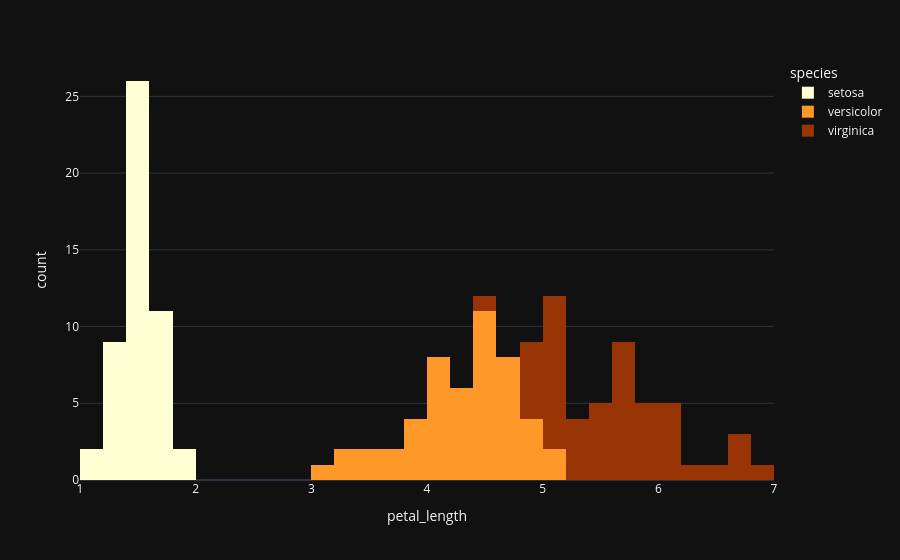

Source (notebook cell):
### Code cell
fig = px.histogram(data_frame=iris, x='petal_length',color='species',color_discrete_sequence=['#ffffd4 ','#fe9929 ','#993404 '], template='plotly_dark',nbins=30)
fig.show()

### Figure 1 — Plotly figure (JSON) as saved in the notebook; plotly's stock layout.template omitted (floating-point values rounded to 4 significant figures)
{"data": [{"bingroup": "x", "hovertemplate": "species=setosa<br>petal_length=%{x}<br>count=%{y}<extra></extra>", "legendgroup": "setosa", "marker": {"color": "#ffffd4 ", "pattern": {"shape": ""}}, "name": "setosa", "nbinsx": 30, "orientation": "v", "showlegend": true, "x": [1.4, 1.4, 1.3, 1.5, 1.4, 1.7, 1.4, 1.5, 1.4, 1.5, 1.5, 1.6, 1.4, 1.1, 1.2, 1.5, 1.3, 1.4, 1.7, 1.5, 1.7, 1.5, 1.0, 1.7, 1.9, 1.6, 1.6, 1.5, 1.4, 1.6, 1.6, 1.5, 1.5, 1.4, 1.5, 1.2, 1.3, 1.4, 1.3, 1.5, 1.3, 1.3, 1.3, 1.6, 1.9, 1.4, 1.6, 1.4, 1.5, 1.4], "xaxis": "x", "yaxis": "y", "type": "histogram"}, {"bingroup": "x", "hovertemplate": "species=versicolor<br>petal_length=%{x}<br>count=%{y}<extra></extra>", "legendgroup": "versicolor", "marker": {"color": "#fe9929 ", "pattern": {"shape": ""}}, "name": "versicolor", "nbinsx": 30, "orientation": "v", "showlegend": true, "x": [4.7, 4.5, 4.9, 4.0, 4.6, 4.5, 4.7, 3.3, 4.6, 3.9, 3.5, 4.2, 4.0, 4.7, 3.6, 4.4, 4.5, 4.1, 4.5, 3.9, 4.8, 4.0, 4.9, 4.7, 4.3, 4.4, 4.8, 5.0, 4.5, 3.5, 3.8, 3.7, 3.9, 5.1, 4.5, 4.5, 4.7, 4.4, 4.1, 4.0, 4.4, 4.6, 4.0, 3.3, 4.2, 4.2, 4.2, 4.3, 3.0, 4.1], "xaxis": "x", "yaxis": "y", "type": "histogram"}, {"bingroup": "x", "hovertemplate": "species=virginica<br>petal_length=%{x}<br>count=%{y}<extra></extra>", "legendgroup": "virginica", "marker": {"color": "#993404 ", "pattern": {"shape": ""}}, "name": "virginica", "nbinsx": 30, "orientation": "v", "showlegend": true, "x": [6.0, 5.1, 5.9, 5.6, 5.8, 6.6, 4.5, 6.3, 5.8, 6.1, 5.1, 5.3, 5.5, 5.0, 5.1, 5.3, 5.5, 6.7, 6.9, 5.0, 5.7, 4.9, 6.7, 4.9, 5.7, 6.0, 4.8, 4.9, 5.6, 5.8, 6.1, 6.4, 5.6, 5.1, 5.6, 6.1, 5.6, 5.5, 4.8, 5.4, 5.6, 5.1, 5.1, 5.9, 5.7, 5.2, 5.0, 5.2, 5.4, 5.1], "xaxis": "x", "yaxis": "y", "type": "histogram"}], "layout": {"xaxis": {"anchor": "y", "domain": [0.0, 1.0], "title": {"text": "petal_length"}}, "yaxis": {"anchor": "x", "domain": [0.0, 1.0], "title": {"text": "count"}}, "legend": {"title": {"text": "species"}, "tracegroupgap": 0}, "margin": {"t": 60}, "barmode": "relative"}}
